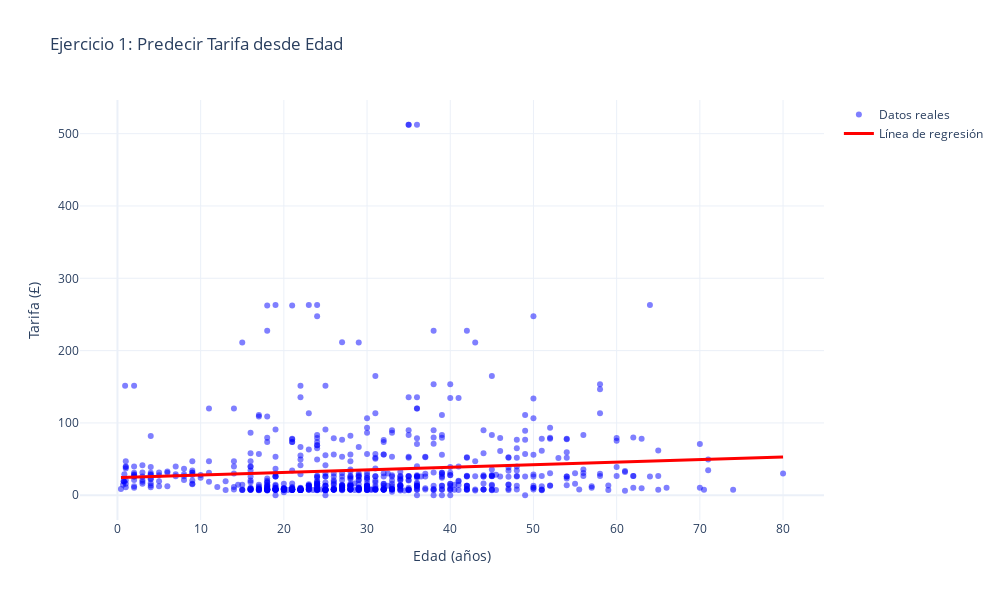

Source (notebook cell):
### Code cell
# 9. Hacer una predicción especifica para una edad dada
# TODO: elige una edad para predecir la tarifa (por ejemplo, 30 años) 
# y guárdala en la variable edad_nueva
# edad_nueva = ...

edad_nueva = 30

# TODO: Usa el modelo entrenado para predecir la tarifa para personas de 30 años. 
# Recuerda que el modelo espera una matriz 2D, así que debes pasar [[edad_nueva]]
# tarifa_predicha = ...

tarifa_predicha = modelo.predict([[edad_nueva]])[0] # type: ignore

print(f"\n¿Cuánto pagó un pasajero de 30 años?")
print(f"Predicción: £{tarifa_predicha:.2f}")

# También puedes mostrar la ecuación
print(f"\nEcuación del modelo: Tarifa = {modelo.coef_[0]:.2f} × {edad_nueva} + {modelo.intercept_:.2f}")
print(f"Cálculo manual: = £{tarifa_predicha:.2f}")

print(f"\nPredicción: Un pasajero de {edad_nueva} años pagó aproximadamente {tarifa_predicha:.2f}£")

# 10. Visualizar
# TODO: Crea un gráfico scatter con los datos y la línea de regresión
# Pistas para PLOTLY:
fig1 = go.Figure()
fig1.add_trace(go.Scatter(x=X.values.flatten(), y=y, mode='markers', name='Datos reales', marker=dict(size=6, color='blue', opacity=0.5))) # type: ignore
X_sorted = np.sort(X, axis=0)
y_pred_sorted = modelo.predict(X_sorted)
fig1.add_trace(go.Scatter(x=X_sorted.flatten(), y=y_pred_sorted, mode='lines', name='Línea de regresión', line=dict(color='red', width=3)))
fig1.update_layout(title='Ejercicio 1: Predecir Tarifa desde Edad', xaxis_title='Edad (años)', yaxis_title='Tarifa (£)', hovermode='closest', template='plotly_white', height=600, width=1000)
fig1.show()

### Figure 1 — Plotly figure (JSON) as saved in the notebook; plotly's stock layout.template omitted (floating-point values rounded to 4 significant figures; data arrays with more than 128 entries replaced by an {"elided": "..."} marker saying what was removed)
{"data": [{"marker": {"color": "blue", "opacity": 0.5, "size": 6}, "mode": "markers", "name": "Datos reales", "type": "scatter", "x": {"elided": "714 float values"}, "y": {"elided": "714 float values"}}, {"line": {"color": "red", "width": 3}, "mode": "lines", "name": "Línea de regresión", "type": "scatter", "x": {"elided": "714 float values"}, "y": {"elided": "714 float values"}}], "layout": {"height": 600, "hovermode": "closest", "title": {"text": "Ejercicio 1: Predecir Tarifa desde Edad"}, "width": 1000, "xaxis": {"title": {"text": "Edad (años)"}}, "yaxis": {"title": {"text": "Tarifa (£)"}}}}
